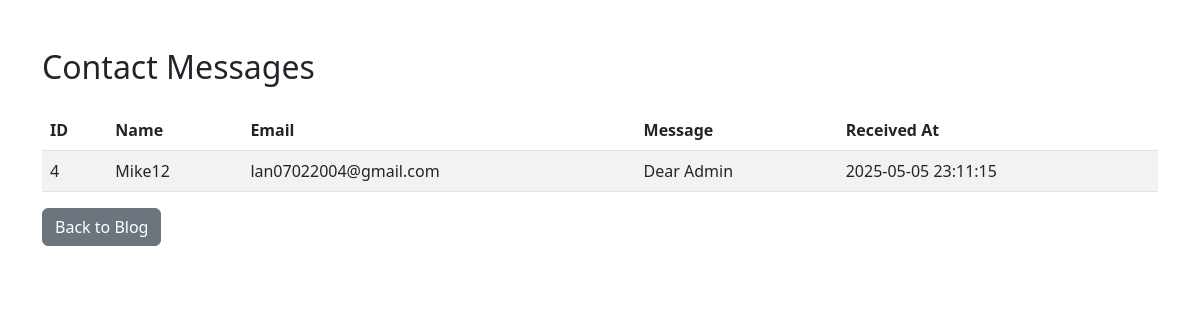
The page /admin/contact-list.php on the database its author committed.
### tables this page shows
CREATE TABLE `contacts` (
  `id` int(11) NOT NULL,
  `name` varchar(255) NOT NULL,
  `email` varchar(255) NOT NULL,
  `message` text NOT NULL,
  `created_at` timestamp NOT NULL DEFAULT current_timestamp()
);

### admin/contact-list.php (the view, shortened to what this page needs)
<?php
include "../db_conn.php";
$stmt = $conn->prepare("SELECT * FROM contacts ORDER BY created_at DESC");
$stmt->execute();
$contacts = $stmt->fetchAll();
?>
<!DOCTYPE html>
<html lang="en">
<head>
    <link href="https://cdn.jsdelivr.net/npm/bootstrap@5.3.0/dist/css/bootstrap.min.css" rel="stylesheet">
</head>
<body>
<div class="container mt-5">
    <h2 class="mb-4">Contact Messages</h2>
    <table class="table table-striped">
        <thead>
            <tr>
                <th>ID</th>
                <th>Name</th>
                <th>Email</th>
                <th>Message</th>
                <th>Received At</th>
            </tr>
        </thead>
        <tbody>
            <?php foreach ($contacts as $contact): ?>
            <tr>
                <td><?= htmlspecialchars($contact['id']) ?></td>
                <td><?= htmlspecialchars($contact['name']) ?></td>
                <td><?= htmlspecialchars($contact['email']) ?></td>
                <td><?= nl2br(htmlspecialchars($contact['message'])) ?></td>
                <td><?= htmlspecialchars($contact['created_at']) ?></td>
            </tr>
            <?php endforeach; ?>
        </tbody>
    </table>
    <a href="../blog.php" class="btn btn-secondary">Back to Blog</a>
</div>
</body>
</html>

### rows shown on the page
contacts: id "4", name "Mike12", email "lan07022004@gmail.com", message "Dear Admin", created_at "2025-05-05 23:11:15"
